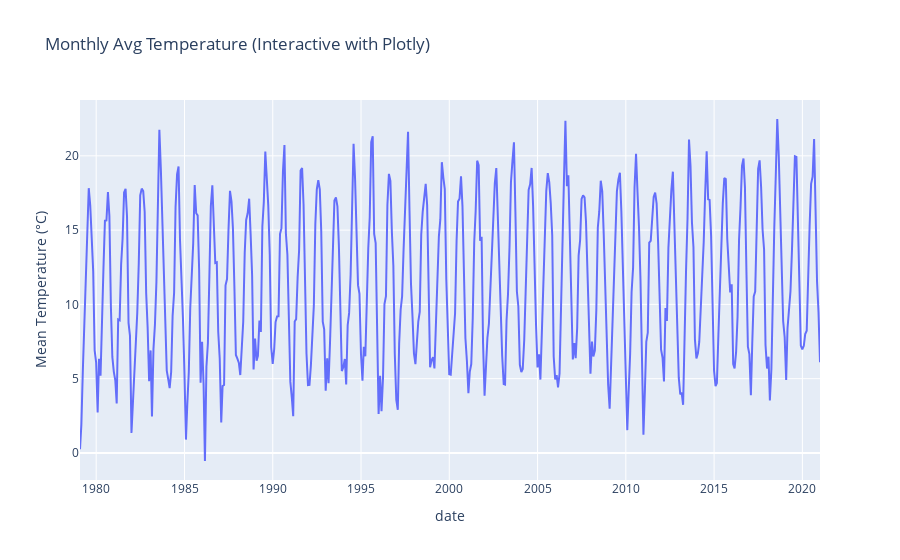

Write notebook code for a chart like this one.
### Markdown cell above
### Highlighting Extreme Events
Beyond averages, extremes often have the greatest impact on society and ecosystems.  
- The **hottest months** may align with heatwaves.  
- The **coldest months** highlight severe winters.  
- The **wettest months** may indicate flooding risks.  
Listing these extremes provides concrete examples of **climate variability** that averages alone can miss.

### Code cell
### Interactive Temperature Trends (Plotly)

fig = px.line(
    df.resample("M").mean(numeric_only=True).reset_index(),
    x="date", y="mean_temp",
    title="Monthly Avg Temperature (Interactive with Plotly)",
    labels={"mean_temp": "Mean Temperature (°C)"}
)
fig.show()

### Figure 1 — Plotly figure (JSON) as saved in the notebook; plotly's stock layout.template omitted (floating-point values rounded to 4 significant figures; data arrays with more than 128 entries replaced by an {"elided": "..."} marker saying what was removed)
{"data": [{"hovertemplate": "date=%{x}<br>Mean Temperature (°C)=%{y}<extra></extra>", "legendgroup": "", "line": {"color": "#636efa", "dash": "solid"}, "marker": {"symbol": "circle"}, "mode": "lines", "name": "", "orientation": "v", "showlegend": false, "type": "scatter", "x": {"elided": "504 str values"}, "xaxis": "x", "y": {"elided": "504 float values"}, "yaxis": "y"}], "layout": {"legend": {"tracegroupgap": 0}, "title": {"text": "Monthly Avg Temperature (Interactive with Plotly)"}, "xaxis": {"anchor": "y", "domain": [0, 1], "title": {"text": "date"}}, "yaxis": {"anchor": "x", "domain": [0, 1], "title": {"text": "Mean Temperature (°C)"}}}}
